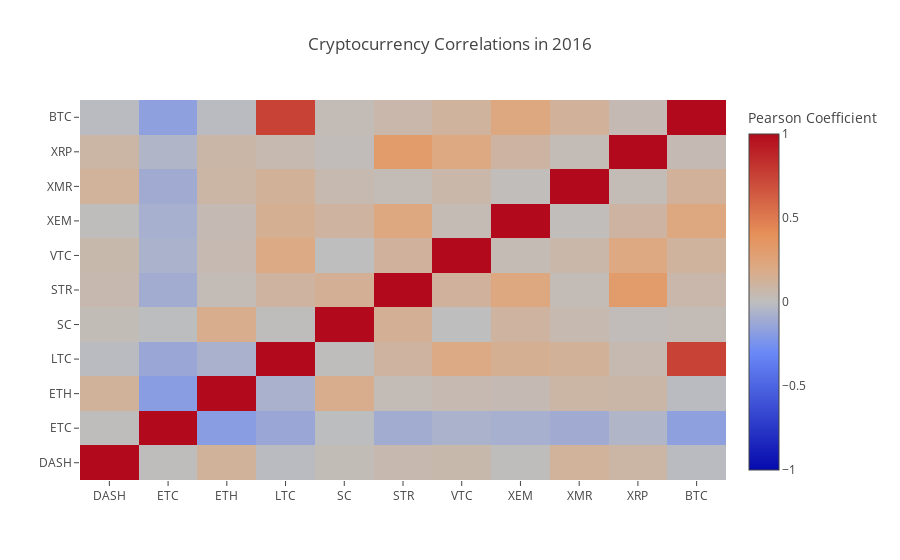

Notebook code cell kept with this figure:
### Code cell
correlation_heatmap(combined_df_2016.pct_change(), "Cryptocurrency Correlations in 2016")
